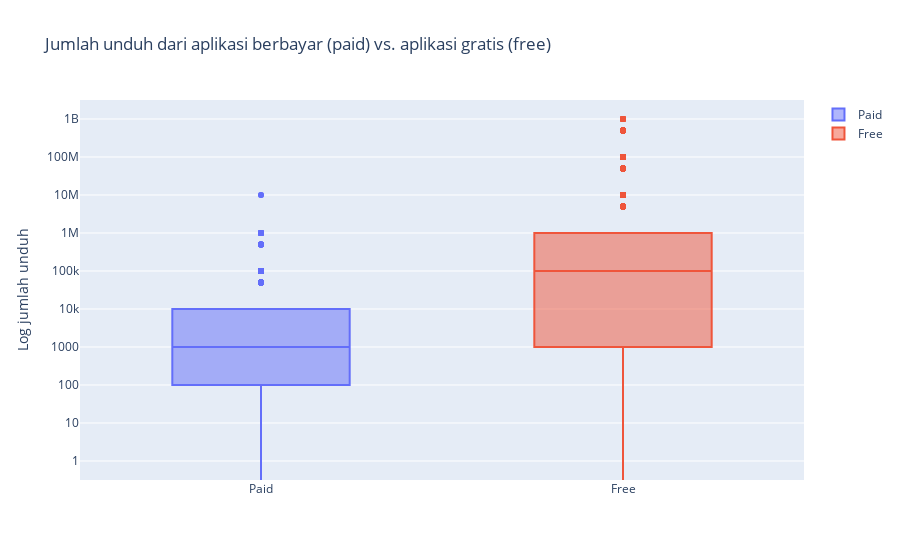

The notebook cell saved with this chart:
### Markdown cell above
## 9. Popularitas Aplikasi Gratis (Free) vs. Aplikasi Berbayar (Paid)

### Code cell
# Membuat box plot untuk membandingkan jumlah unduhan aplikasi berbayar vs. gratos
trace0 = go.Box(
    # Data untuk aplikasi berbayar (Paid)
    y = apps[apps['Type'] == 'Paid']['Installs'],
    name = 'Paid'
)

trace1 = go.Box(
    # Data untuk aplikasi yang gratis (Free)
    y = apps[apps['Type'] == 'Free']['Installs'],
    name = 'Free'
)

layout = go.Layout(
    title = "Jumlah unduh dari aplikasi berbayar (paid) vs. aplikasi gratis (free)",
    yaxis = dict(title = "Log jumlah unduh",
                type = 'log',
                autorange = True)
)

# Menambahkan trace0 dan trace1 ke dalam sebuah list untuk plotting
data = [trace0, trace1]

# Menyimpan grafik
plotly.offline.iplot({'data': data, 'layout': layout})
py.plot({'data': data, 'layout': layout}, filename="apps_popularitas_bayar_vs_gratis", auto_open = True)

### Figure 1 — Plotly figure (JSON) as saved in the notebook; plotly's stock layout.template omitted (floating-point values rounded to 4 significant figures; data arrays with more than 128 entries replaced by an {"elided": "..."} marker saying what was removed)
{"data": [{"name": "Paid", "type": "box", "y": {"elided": "756 int values"}}, {"name": "Free", "type": "box", "y": {"elided": "8903 int values"}}], "layout": {"title": {"text": "Jumlah unduh dari aplikasi berbayar (paid) vs. aplikasi gratis (free)"}, "yaxis": {"autorange": true, "title": {"text": "Log jumlah unduh"}, "type": "log"}}}
